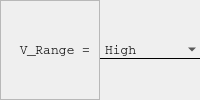
                                 <widget class="QFrame" name="frame_93">
                                  <property name="minimumSize">
                                   <size>
                                    <width>200</width>
                                    <height>0</height>
                                   </size>
                                  </property>
                                  <property name="frameShape">
                                   <enum>QFrame::NoFrame</enum>
                                  </property>
                                  <property name="frameShadow">
                                   <enum>QFrame::Plain</enum>
                                  </property>
                                  <layout class="QHBoxLayout" name="horizontalLayout_26">
                                   <property name="spacing">
                                    <number>0</number>
                                   </property>
                                   <property name="leftMargin">
                                    <number>0</number>
                                   </property>
                                   <property name="topMargin">
                                    <number>0</number>
                                   </property>
                                   <property name="rightMargin">
                                    <number>0</number>
                                   </property>
                                   <property name="bottomMargin">
                                    <number>0</number>
                                   </property>
                                   <item>
                                    <widget class="QFrame" name="frame_94">
                                     <property name="frameShape">
                                      <enum>QFrame::StyledPanel</enum>
                                     </property>
                                     <property name="frameShadow">
                                      <enum>QFrame::Raised</enum>
                                     </property>
                                     <layout class="QVBoxLayout" name="verticalLayout_61">
                                      <item>
                                       <widget class="QLabel" name="label_37">
                                        <property name="font">
                                         <font>
                                          <family>Courier</family>
                                          <pointsize>10</pointsize>
                                         </font>
                                        </property>
                                        <property name="text">
                                         <string>V_Range =</string>
                                        </property>
                                        <property name="alignment">
                                         <set>Qt::AlignRight|Qt::AlignTrailing|Qt::AlignVCenter</set>
                                        </property>
                                       </widget>
                                      </item>
                                     </layout>
                                    </widget>
                                   </item>
                                   <item>
                                    <widget class="QFrame" name="frame_95">
                                     <property name="frameShape">
                                      <enum>QFrame::NoFrame</enum>
                                     </property>
                                     <property name="frameShadow">
                                      <enum>QFrame::Plain</enum>
                                     </property>
                                     <layout class="QVBoxLayout" name="verticalLayout_62">
                                      <property name="spacing">
                                       <number>0</number>
                                      </property>
                                      <property name="leftMargin">
                                       <number>0</number>
                                      </property>
                                      <property name="topMargin">
                                       <number>0</number>
                                      </property>
                                      <property name="rightMargin">
                                       <number>0</number>
                                      </property>
                                      <property name="bottomMargin">
                                       <number>0</number>
                                      </property>
                                      <item>
                                       <widget class="QComboBox" name="comboBox_3">
                                        <property name="font">
                                         <font>
                                          <family>Courier</family>
                                          <pointsize>10</pointsize>
                                          <weight>50</weight>
                                          <italic>false</italic>
                                          <bold>false</bold>
                                         </font>
                                        </property>
                                        <property name="styleSheet">
                                         <string notr="true">
QComboBox{
	border:transparent;

	border-bottom: 1px solid black;
	background:transparent;
}



QComboBox:down-arrow {
    image: url(resources/arrow.png);
	width: 14px;
	height: 14px;
}

QComboBox QAbstractItemView {

    selection-background-color: rgb(174, 255, 193);
	selection-color: black;
	background-color: white;

}
</string>
                                        </property>
                                        <item>
                                         <property name="text">
                                          <string>High</string>
                                         </property>
                                        </item>
                                        <item>
                                         <property name="text">
                                          <string>Medium</string>
                                         </property>
                                        </item>
                                        <item>
                                         <property name="text">
                                          <string>Low</string>
                                         </property>
                                        </item>
                                       </widget>
                                      </item>
                                     </layout>
                                    </widget>
                                   </item>
                                  </layout>
                                 </widget>
